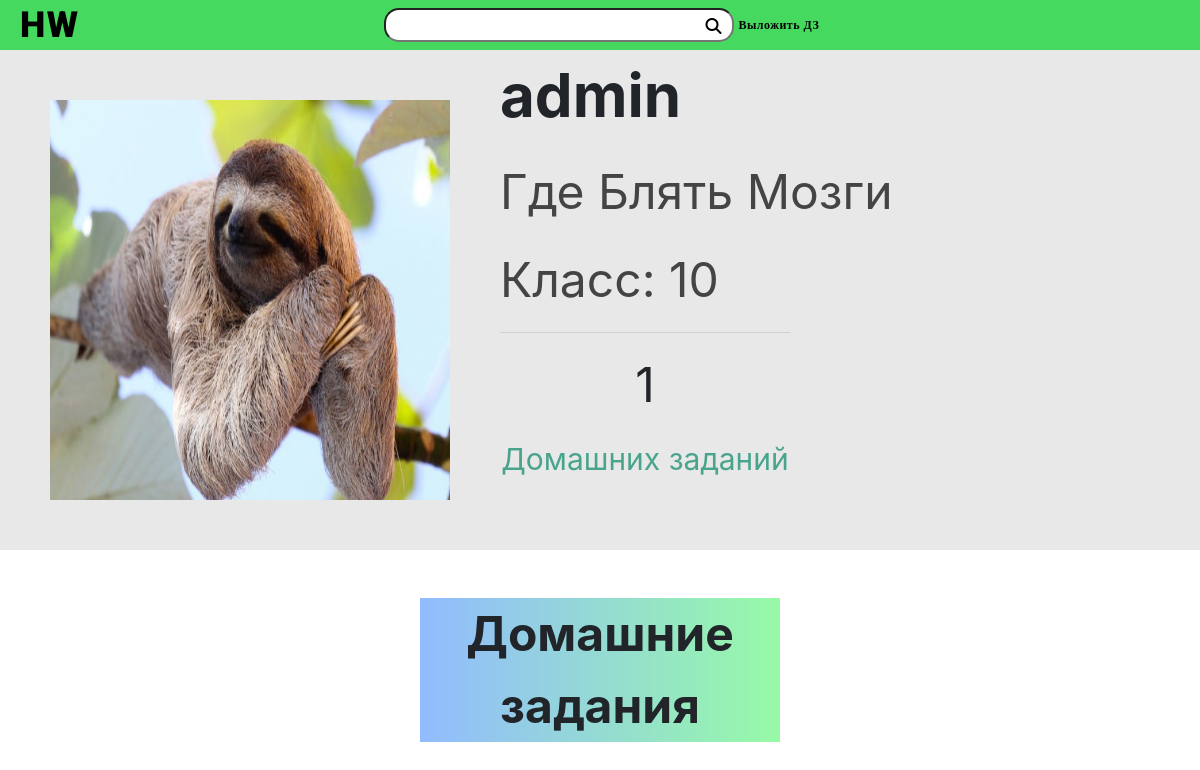
Page /id3 (signed in) on the earlier database version.
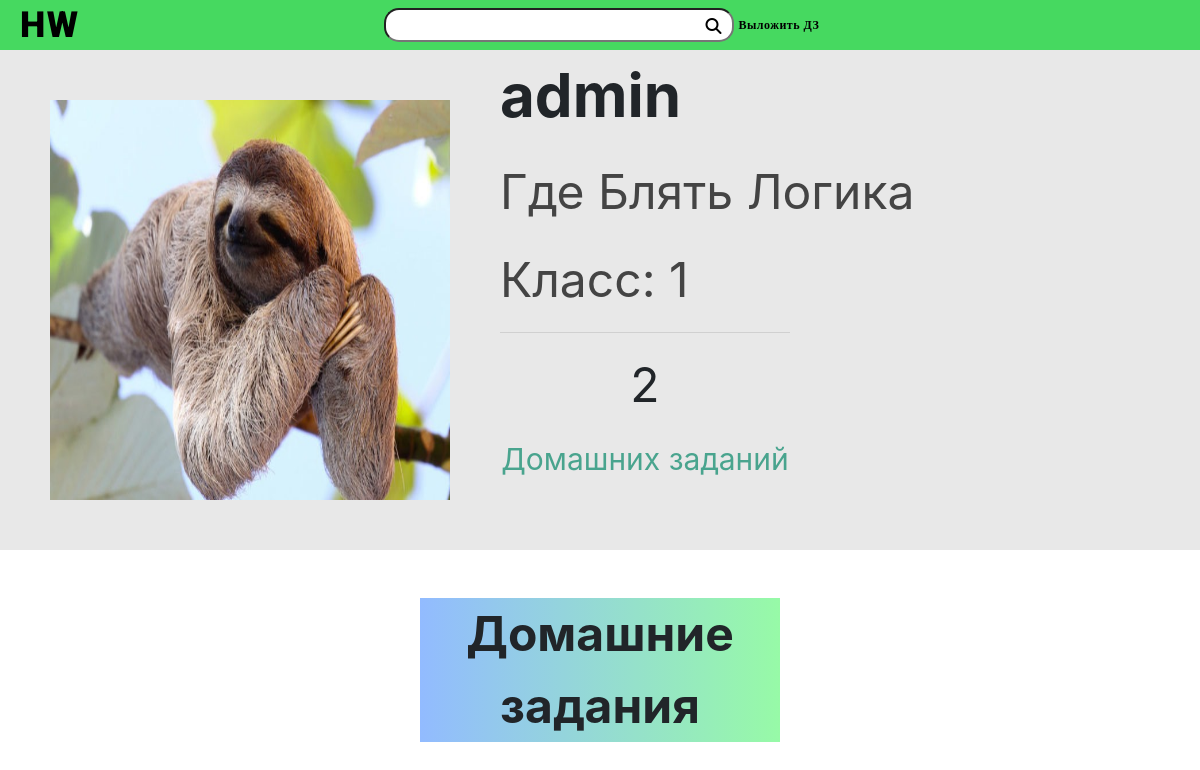
Same page on the later database version.
### users/models.py (models this page shows, shortened)
class UserProfile(models.Model):
	user = models.OneToOneField(User, related_name='profile', on_delete=models.CASCADE)
	name = models.CharField(max_length=15, blank=True, validators=[validate_input])
	surname = models.CharField(max_length=15, blank=True, validators=[validate_input])
	grade = models.IntegerField(choices=create_grades(), default=1)
	photo = models.ImageField(upload_to=upload_location, default='users/default.jpg')

### users/views.py (the view)
# urls.py: path('id<int:id_>', views.profile, name='profile'),
@login_required
def profile(request, id_):
	user = User.objects.all().get(id__exact=id_)
	profile = user.profile
	homeworks = Homework.objects.all().publisher(user)
	context = {'user':request.user, 'page_user':user, 'profile':profile, 'homeworks':homeworks}
	return render(request, 'users/profile.html', context)

### homeworks/models.py (called while the page is built)
	def publisher(self, user):
		return self.filter(
			publisher__exact = user)

	def get_queryset(self):
		return HomeworkQuerySet(self.model, using=self._db)

### users/models.py (called while the page is built)
	def get_queryset(self):
		return UserQuerySet(self.model, using=self._db)

### users/templates/users/profile.html (shortened to what this page needs)
{% extends 'navbar.html' %}
{% load static %}
{% block link %}
	<link rel="stylesheet" href="{% static 'styles/style_profile.css' %}?version=8">
{% endblock %}
{% block content %}
	<div class="show_profile" id="info" style="display: grid">
		<div class="profile_image">
			<img class="profile_image_img" src="{{profile.photo.url}}" alt="Блять не загузилось!!!" height="400px" width="400px">
		</div>
		<div class="profile_info">
			<p style="font-size: 60px; font-weight: bold;">{{page_user.username}}</p>
			<p style="font-size: 48px; color: #444444;">
				{% if profile.name and profile.surname %}
				{{profile.name}} {{profile.surname}}
				{% endif %}
			</p>
			<p style="font-size: 48px; color: #444444;">
				{% if profile.grade %}
				Класс: {{profile.grade}}
				{% else %}
				Класс: *не указан*
				{% endif %}
			</p>
			<div class="profile_info_hwcounter">
				<hr width="100%" style="bottom: 0">
				<p style="font-size: 48px; float:top" align="center">{{homeworks.count}}</p>
				<p style="font-size: 30px; float:top; color:#49a48e" align="center">Домашних заданий</p>
			</div>
		</div>
	</div>
	<div class="profile_show_homework">
		<p align="center" style="font-size: 48px; background: rgb(1,0,255); background: linear-gradient(90deg, #92bbff 0%, #97faa7 100%); width: 30%; margin-right: auto; margin-left: auto; font-weight: bold;">Домашние задания</p>
	</div>
{% endblock %}

Differences in the rows shown:
changed UserProfile "Где Блять": surname "Мозги" → "Логика"; grade "10" → "1"
Other differences:
{{ homeworks.count }}: "1" → "2"
